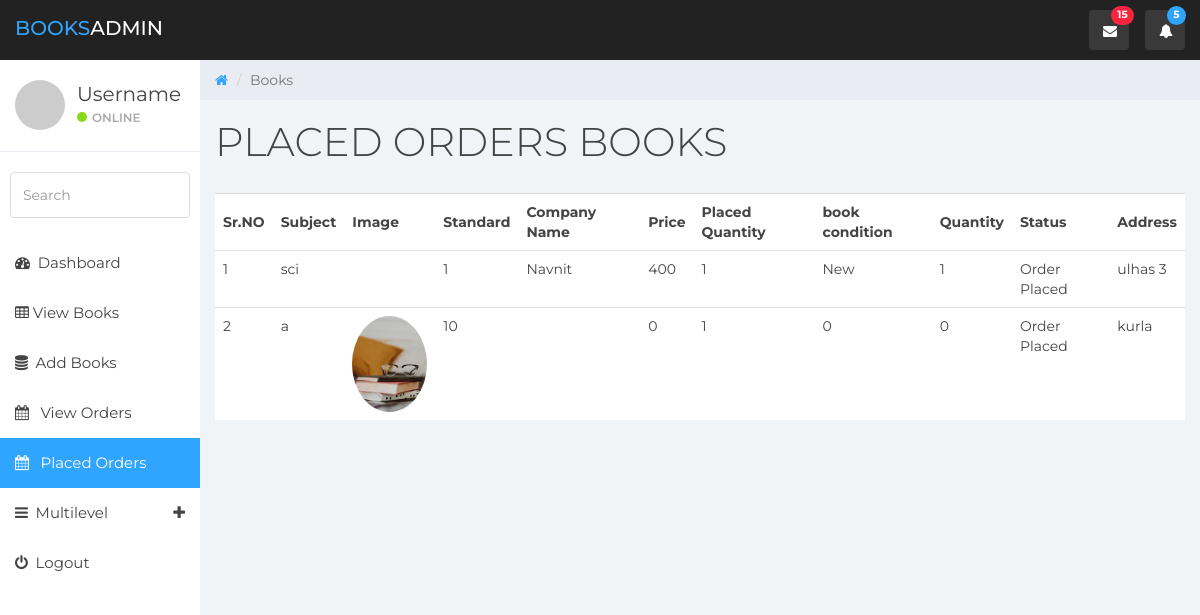
The app's page /books_seller/books.php?source=placed_orders (signed in) with its own data.
### tables this page shows
CREATE TABLE `placed_orders` (
  `id` int(11) NOT NULL,
  `buyer_user` int(11) NOT NULL,
  `seller_user` int(11) NOT NULL,
  `placed_quantity` int(11) NOT NULL,
  `book_id` int(11) NOT NULL,
  `status` varchar(255) NOT NULL,
  `address` text NOT NULL
);

CREATE TABLE `books` (
  `id` int(11) NOT NULL,
  `book_name` varchar(255) NOT NULL,
  `description` text NOT NULL,
  `subject` varchar(255) NOT NULL,
  `standard` int(11) NOT NULL,
  `company_name` varchar(255) NOT NULL,
  `state` varchar(255) NOT NULL,
  `price` int(11) NOT NULL,
  `user_id` int(11) NOT NULL,
  `quantity` int(11) NOT NULL,
  `image` varchar(255) NOT NULL,
  `donation` tinyint(1) NOT NULL
);

### books_seller/pages/placed_orders.php (the view, shortened to what this page needs)
<div class="container-fluid border-top">
    <div class="row">
        <div class="table-responsive">
            <table class="table table-hover">
                <thead>
                <tr>
                    <th>Sr.NO</th>
                    <th>Subject</th>
                    <th>Image</th>
                    <th>Standard</th>
                    <th>Company Name</th>
                    <th>Price</th>
                    <th>Placed Quantity</th>
                    <th>book condition</th>
                    <th>Quantity</th>
                    <th>Status</th>
                    <th>Address</th>
                </tr>
                </thead>
                <tbody>
                <?php
                include_once ("includes/connection.php");
                $i = 0;
                $id= $_SESSION['id'];
                $query  = "SELECT books.*,placed_orders.* FROM `placed_orders` JOIN books ON books.id = placed_orders.book_id WHERE books.user_id=$id";
                $rs = mysqli_query($conn,$query);
                while ($row = mysqli_fetch_assoc($rs)) {
                    $subject = $row['subject'];
                    $standard = $row['standard'];
                    $company_name = $row['company_name'];
                    $price = $row['price'];
                    $placed_quantity= $row['placed_quantity'];
                    $image = $row['image'];
                    $state= $row['state'];
                    $quantity = $row['quantity'];
                    $status = $row['status'];
                    $address = $row['address'];
                    $i++;
                    echo<<<ROW
<tr>
    <td>$i</td>
    <td>$subject</td>
    <td><a href=""><img src="images/books/$image" class="img-rounded img-circle img-responsive" style="width: 75px" alt=""></a></td>
    <td>$standard</td>
    <td>$company_name</td>
    <td>$price</td>
    <td>$placed_quantity</td>
    <td>$state</td>
    <td>$quantity</td>
    <td>$status</td>
    <td>$address</td>
</tr>
ROW;
                }
                ?>
                </tbody>
            </table>
        </div>
    </div>
</div>

### books_seller/css/styles.css (style rules this page uses)
body { background: #f1f4f7; padding-top: 60px; font-size: 14px; color: #444444; font-family: "Montserrat", "Helvetica Neue", Helvetica, Arial, sans-serif; }
a, a:hover, a:focus { color: #30a5ff; }
.border-top { border-top: 1px solid #dadbda; }
.table { background: #fff; }
.table > thead > tr > th { border-bottom: 1px solid #e6e7e8; vertical-align: middle; height: 50px; }

### records on screen
placed_orders: book.subject "sci", book.standard "1", book.company_name "Navnit", book.price "400", placed_quantity "1", book.state "New", book.quantity "1", status "Order Placed", address "ulhas 3"
placed_orders: book.subject "a", book.image (picture), book.standard "10", book.price "0", placed_quantity "1", book.state "0", book.quantity "0", status "Order Placed", address "kurla"

### other values on screen
$title "PLACED ORDERS BOOKS"
